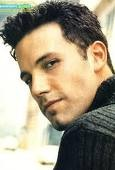
#> input picture facerecognition/train/Ben Afflek/1.jpg, 115 x 170 px
$ python contours.py --image-path 'facerecognition/train/Ben Afflek/1.jpg'
#> lines starting #> are read from the running program, lines starting #| are printed output that depends on the picture; after the words box and inside, x2 and y2 are one past the last pixel; in counts of white or black regions, pixels touching at a corner belong together
import cv2 as cv
import argparse

parser = argparse.ArgumentParser()
parser.add_argument("-i", "--image-path")
args = vars(parser.parse_args())

img = cv.imread(args["image_path"])
#> img is the input picture: shape (170, 115, 3); mean B, G, R 130.9, 151.7, 161.1
gray = cv.cvtColor(img, cv.COLOR_BGR2GRAY)
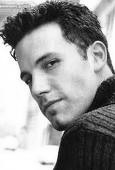
#> gray: shape (170, 115); min 0, max 255, mean 152.2
ret, thresh = cv.threshold(gray, 100, 200, 0)
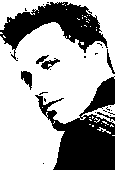
#> thresh: shape (170, 115); values 0 (black) and 200 (white), 65.6% white; 27 black regions (20 under 20 px), largest, box (x1, y1, x2, y2) and area: (35, 76, 115, 170) 3635, (0, 2, 108, 61) 2654, (21, 71, 32, 90) 128
cv.imshow("thresh", thresh)

blur = cv.GaussianBlur(img, (3,3), sigmaX=5, sigmaY=5)
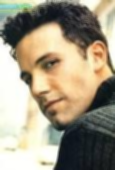
#> blur: shape (170, 115, 3); mean B, G, R 130.9, 151.7, 161.1
cv.imshow("blur", blur)

canny = cv.Canny(blur, 125, 175)
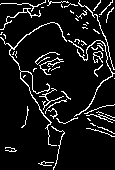
#> canny: shape (170, 115); 9% white in thin lines or dots
cv.imshow("canny", canny)

contours, heirarchies = cv.findContours(canny, cv.RETR_LIST, cv.CHAIN_APPROX_SIMPLE)
#> contours = 59 contours, 54 with area under 20; largest, box (x1, y1, x2, y2) and area: (0, 22, 67, 146) 88, (74, 40, 115, 117) 50, (93, 51, 103, 63) 42, (0, 8, 41, 30) 36, (93, 51, 103, 59) 35
contr_img = cv.drawContours(img, contours, -1, (0,0,255), 1)
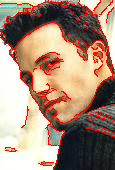
#> contr_img: shape (170, 115, 3); mean B, G, R 121, 139.5, 170.5
cv.imshow("contours canny", contr_img)

contours, heirarchies = cv.findContours(thresh, cv.RETR_LIST, cv.CHAIN_APPROX_SIMPLE)
#> contours = 77 contours, 71 with area under 20; largest, box (x1, y1, x2, y2) and area: (0, 0, 115, 170) 12462, (20, 70, 33, 91) 154, (40, 58, 61, 71) 118, (35, 54, 50, 65) 62, (10, 49, 17, 61) 31, (38, 91, 49, 96) 20
contr_img = cv.drawContours(img, contours, -1, (0,0,255), 1)
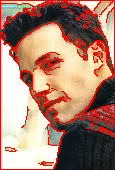
#> contr_img: shape (170, 115, 3); 5.18% of pixels changed, all inside (x1, y1, x2, y2) = (0, 0, 115, 170)
cv.imshow("contours thresh", contr_img)

cv.waitKey(0)

$ run again, on facerecognition/train/Ben Afflek/12.jpg
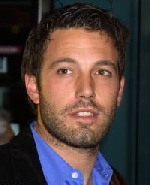
#> input picture facerecognition/train/Ben Afflek/12.jpg, 150 x 185 px
#> img is the input picture: shape (185, 150, 3); mean B, G, R 60.5, 62.7, 77.8
#> `ret, thresh = cv.threshold(gray, 100, 200, 0)`:
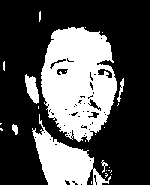
#> thresh: shape (185, 150); values 0 (black) and 200 (white), 32.3% white; 25 white regions (19 under 20 px), largest, box (x1, y1, x2, y2) and area: (41, 27, 117, 142) 6227, (32, 114, 111, 185) 2264, (25, 74, 39, 104) 256, (117, 78, 124, 102) 61, (12, 124, 18, 135) 46, (101, 160, 108, 173) 31
#> canny: shape (185, 150); 6.4% white in thin lines or dots, all inside (x1, y1, x2, y2) = (0, 0, 125, 185)
#> `contours, heirarchies = cv.findContours(canny, cv.RETR_LIST, cv.CHAIN_..`: contours = 70 contours, 63 with area under 20; largest, box (x1, y1, x2, y2) and area: (24, 73, 84, 185) 312, (24, 74, 40, 104) 248, (11, 123, 19, 136) 62, (11, 123, 19, 136) 56, (72, 172, 78, 178) 24, (95, 151, 113, 185) 20, (72, 172, 78, 178) 20
#> `contours, heirarchies = cv.findContours(thresh, cv.RETR_LIST, cv.CHAIN..`: contours = 86 contours, 73 with area under 20; largest, box (x1, y1, x2, y2) and area: (41, 27, 117, 142) 6398, (32, 114, 111, 185) 2122, (25, 74, 39, 104) 222, (97, 68, 113, 79) 88, (89, 98, 102, 112) 63
#> `contr_img = cv.drawContours(img, contours, -1, (0,0,255), 1)`:
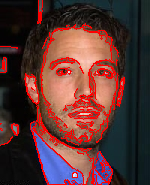
#> contr_img: shape (185, 150, 3); mean B, G, R 50.9, 53, 91.2

$ run again, on facerecognition/train/Ben Afflek/13.jpg
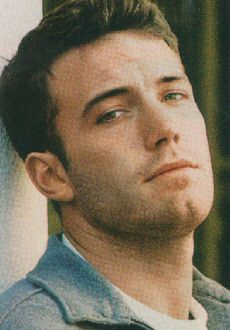
#> input picture facerecognition/train/Ben Afflek/13.jpg, 230 x 330 px
#> img is the input picture: shape (330, 230, 3); mean B, G, R 91.4, 112.1, 124.1
#> `ret, thresh = cv.threshold(gray, 100, 200, 0)`:
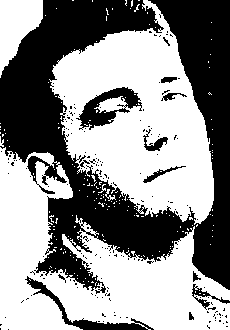
#> thresh: shape (330, 230); values 0 (black) and 200 (white), 56.3% white; 187 black regions (174 under 20 px), largest, box (x1, y1, x2, y2) and area: (0, 0, 230, 294) 29786, (76, 87, 142, 130) 1149, (25, 276, 154, 330) 935
#> canny: shape (330, 230); 4% white in thin lines or dots
#> `contours, heirarchies = cv.findContours(canny, cv.RETR_LIST, cv.CHAIN_..`: contours = 99 contours, 88 with area under 20; largest, box (x1, y1, x2, y2) and area: (142, 159, 200, 184) 382, (143, 159, 199, 184) 352, (1, 149, 70, 294) 78, (149, 0, 230, 290) 77, (0, 0, 43, 76) 33
#> `contours, heirarchies = cv.findContours(thresh, cv.RETR_LIST, cv.CHAIN..`: contours = 491 contours, 468 with area under 20; largest, box (x1, y1, x2, y2) and area: (49, 0, 214, 225) 21733, (0, 147, 230, 330) 20296, (0, 0, 43, 78) 1836, (75, 86, 143, 131) 1296, (26, 155, 68, 185) 457
#> `contr_img = cv.drawContours(img, contours, -1, (0,0,255), 1)`:
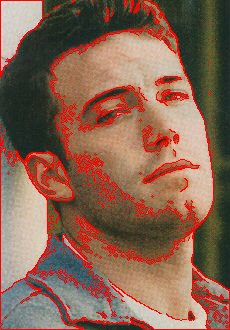
#> contr_img: shape (330, 230, 3); mean B, G, R 82.2, 100.7, 136.9
